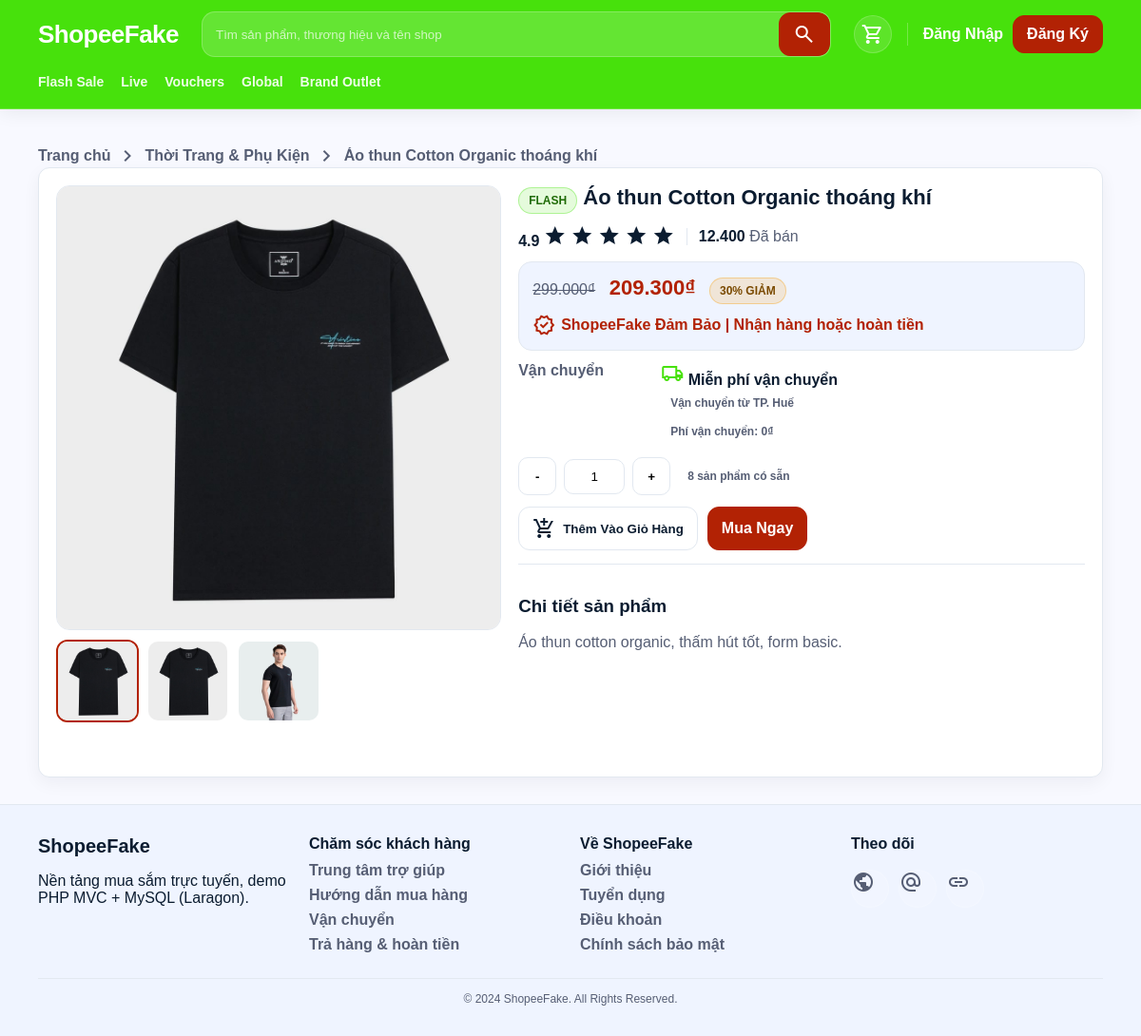
Page /product/show?id=1 on the committed database.
### tables this page shows
CREATE TABLE IF NOT EXISTS `products` (
  `id` int NOT NULL AUTO_INCREMENT,
  `category_id` int NOT NULL,
  `name` varchar(255) NOT NULL,
  `price` int NOT NULL,
  `old_price` int DEFAULT NULL,
  `discount_percent` int NOT NULL DEFAULT '0',
  `stock` int NOT NULL DEFAULT '0',
  `sold_count` int NOT NULL DEFAULT '0',
  `city` varchar(120) NOT NULL DEFAULT 'TP. Hồ Chí Minh',
  `description` text NOT NULL,
  `thumb_url` text NOT NULL,
  `is_flash_sale` tinyint(1) NOT NULL DEFAULT '0',
  `created_at` datetime NOT NULL,
  PRIMARY KEY (`id`),
  KEY `category_id` (`category_id`),
  CONSTRAINT `products_ibfk_1` FOREIGN KEY (`category_id`) REFERENCES `categories` (`id`) ON DELETE RESTRICT ON UPDATE CASCADE
);

CREATE TABLE IF NOT EXISTS `categories` (
  `id` int NOT NULL AUTO_INCREMENT,
  `name` varchar(120) NOT NULL,
  `icon` varchar(64) DEFAULT NULL,
  PRIMARY KEY (`id`)
);

CREATE TABLE IF NOT EXISTS `product_images` (
  `id` int NOT NULL AUTO_INCREMENT,
  `product_id` int NOT NULL,
  `image_url` text NOT NULL,
  `sort_order` int NOT NULL DEFAULT '0',
  PRIMARY KEY (`id`),
  KEY `product_id` (`product_id`),
  CONSTRAINT `product_images_ibfk_1` FOREIGN KEY (`product_id`) REFERENCES `products` (`id`) ON DELETE CASCADE ON UPDATE CASCADE
);

### app/controllers/ProductController.php (called while the page is built, shortened)
<?php
require_once __DIR__ . '/../models/ProductModel.php';
class ProductController {
  public function show() {
    $id = (int)($_GET['id'] ?? 0);
    $model = new ProductModel($this->pdo);
    $product = $model->find($id);
    $gallery = $model->gallery($id);
    require __DIR__ . '/../views/product/show.php';
  }
}

### index.php (called while the page is built, shortened)
<?php
require_once __DIR__ . '/app/config/database.php';
require_once __DIR__ . '/app/core/helpers.php';
$requestPath = parse_url($_SERVER['REQUEST_URI'] ?? '/', PHP_URL_PATH) ?? '/';
$routePath = trim($requestPath, '/');
$parts = array_values(array_filter(explode('/', $routePath), static fn($part) => $part !== ''));
$controller = $parts[0] ?? 'default';
$action = isset($parts[1]) ? route_action($parts[1]) : ($controller === 'default' ? 'home' : 'index');
$obj = new $controllerClass($pdo);
$obj->$action();

### app/models/ProductModel.php (called while the page is built, shortened)
<?php
class ProductModel {
  public function find(int $id): ?array {
    $st = $this->pdo->prepare("
      SELECT p.*, c.name AS category_name
      FROM products p
      JOIN categories c ON c.id = p.category_id
      WHERE p.id = ?
    ");
    $st->execute([$id]);
    $row = $st->fetch();
    return $row ?: null;
  }
  public function gallery(int $productId): array {
    $st = $this->pdo->prepare("SELECT * FROM product_images WHERE product_id=? ORDER BY sort_order ASC, id ASC");
    $st->execute([$productId]);
    return $st->fetchAll();
  }
}

### app/core/helpers.php (called while the page is built, shortened)
<?php
function base_url(string $path = ''): string {
    $scriptName = $_SERVER['SCRIPT_NAME'] ?? '/index.php';
    $base = str_replace('/index.php', '', $scriptName);
    $base = rtrim($base, '/');
    if ($path === '') {
        return $base !== '' ? $base : '/';
    }
    return ($base !== '' ? $base : '') . '/' . ltrim($path, '/');
}
function route_slug(string $value): string {
    $value = preg_replace('/([a-z])([A-Z])/', '$1-$2', $value);
    return strtolower(str_replace('_', '-', $value));
}
function url(string $controller = 'default', string $action = 'home', array $params = [], string $fragment = ''): string {
    $controller = route_slug($controller);
    $action = route_slug($action);
    if ($controller === 'default' && $action === 'home') {
        $path = base_url();
    } else {
        $path = base_url($controller . '/' . $action);
    }
    $query = http_build_query(array_filter($params, static fn($value) => $value !== null && $value !== ''), '', '&', PHP_QUERY_RFC3986);
    return $path . ($query ? '?' . $query : '') . ($fragment ? '#' . ltrim($fragment, '#') : '');
}
function e(string $s): string {
    return htmlspecialchars($s, ENT_QUOTES, 'UTF-8');
}

### app/views/product/show.php (the view, shortened to what this page needs)
<?php require __DIR__ . '/../shares/header.php'; ?>
<section class="container pt-32" data-api-product-detail="<?= (int)$product['id'] ?>">
  <nav class="breadcrumb">
    <a href="<?= e(url()) ?>">Trang chủ</a>
    <span class="material-symbols-outlined">chevron_right</span>
    <a href="<?= e(url('default', 'search', ['category_id' => (int)$product['category_id']])) ?>"><?= htmlspecialchars($product['category_name']) ?></a>
    <span class="material-symbols-outlined">chevron_right</span>
    <span class="truncate" data-api-detail-breadcrumb><?= htmlspecialchars($product['name']) ?></span>
  </nav>
  <div class="card product-hero">
    <div class="gallery">
      <div class="mainimg">
        <img id="mainProductImage" data-api-detail-image src="<?= htmlspecialchars($product['thumb_url']) ?>" alt="<?= htmlspecialchars($product['name']) ?>">
      </div>
      <div class="thumbs">
        <button class="thumb active" type="button" data-src="<?= htmlspecialchars($product['thumb_url']) ?>">
          <img src="<?= htmlspecialchars($product['thumb_url']) ?>" alt="thumb">
        </button>
        <?php foreach ($gallery as $img): ?>
          <button class="thumb" type="button" data-src="<?= htmlspecialchars($img['image_url']) ?>">
            <img src="<?= htmlspecialchars($img['image_url']) ?>" alt="thumb">
          </button>
        <?php endforeach; ?>
      </div>
      <div class="gallery-actions">
        <button class="link-btn" type="button"><span class="material-symbols-outlined">share</span> Chia sẻ</button>
        <button class="link-btn" type="button"><span class="material-symbols-outlined filled">favorite</span> Đã thích</button>
      </div>
    </div>
    <div class="info">
      <h1 class="pdetail-title" data-api-detail-title>
        <?php if ((int)$product['is_flash_sale'] === 1): ?>
          <span class="pill pill-green">FLASH</span>
        <?php endif; ?>
        <?= htmlspecialchars($product['name']) ?>
      </h1>
      <div class="meta">
        <div class="stars">
          <b>4.9</b>
          <span class="material-symbols-outlined filled">star</span>
          <span class="material-symbols-outlined filled">star</span>
          <span class="material-symbols-outlined filled">star</span>
          <span class="material-symbols-outlined filled">star</span>
          <span class="material-symbols-outlined filled">star</span>
        </div>
        <div><b><?= number_format((int)$product['sold_count'], 0, ',', '.') ?></b> <span class="muted">Đã bán</span></div>
      </div>
      <div class="pricebox">
        <?php if (!empty($product['old_price'])): ?>
          <span class="old"><?= number_format((int)$product['old_price'], 0, ',', '.') ?>₫</span>
        <?php endif; ?>
        <span class="now"><?= number_format((int)$product['price'], 0, ',', '.') ?>₫</span>
        <?php if ((int)$product['discount_percent'] > 0): ?>
          <span class="pill pill-warn"><?= (int)$product['discount_percent'] ?>% GIẢM</span>
        <?php endif; ?>
        <div class="assure">
          <span class="material-symbols-outlined">verified</span> ShopeeFake Đảm Bảo | Nhận hàng hoặc hoàn tiền
        </div>
      </div>
      <div class="ship">
        <div class="ship-label">Vận chuyển</div>
        <div class="ship-content">
          <div><span class="material-symbols-outlined ok">local_shipping</span> <b>Miễn phí vận chuyển</b></div>
          <div class="muted small">Vận chuyển từ <b><?= htmlspecialchars($product['city']) ?></b></div>
          <div class="muted small">Phí vận chuyển: <b>0₫</b></div>
        </div>
      </div>
      <form class="buybox" method="POST" action="<?= e(url('cart', 'add')) ?>" data-api-add-cart>
        <div class="qty">
          <button class="qtybtn" type="button" data-qty="-1">-</button>
          <input id="qtyInput" name="qty" value="1" />
          <button class="qtybtn" type="button" data-qty="1">+</button>
          <span class="muted small"><?= (int)$product['stock'] ?> sản phẩm có sẵn</span>
        </div>
        <div class="buyactions">
          <button class="btn" type="submit">
            <span class="material-symbols-outlined">add_shopping_cart</span>
            Thêm Vào Giỏ Hàng
          </button>
          <a class="btn btn-primary" href="<?= e(url('cart', 'index')) ?>">Mua Ngay</a>
        </div>
      </form>
      <div class="desc card-inner">
        <h3>Chi tiết sản phẩm</h3>
        <p class="muted"><?= nl2br(htmlspecialchars($product['description'])) ?></p>
      </div>
    </div>
  </div>
</section>
<?php require __DIR__ . '/../shares/footer.php'; ?>

### public/assets/styles.css (style rules this page uses)
:root { --primary:#b22204; --green:#47E10C; --bg:#f8f9ff; --text:#0b1c30; --muted:#565e74; --card:#ffffff; --border:#E2E8F0; --warn:#F59E0B; --danger:#ba1a1a; --radius:12px; --shadow: 0 10px 30px rgba(15,23,42,.08); }
* { box-sizing:border-box }
html,body { margin:0;padding:0;font-family:sans-serif;color:var(--text);background:var(--bg) }
button,input,select,textarea { font-family:sans-serif }
a { color:inherit;text-decoration:none }
img { max-width:100%;display:block }
.truncate { max-width:420px;white-space:nowrap;overflow:hidden;text-overflow:ellipsis }
.container { max-width:1280px;margin:0 auto;padding:0 40px }
.btn { display:inline-flex;align-items:center;justify-content:center;gap:8px;border:1px solid var(--border);background:white;color:var(--text); padding:10px 14px;border-radius:12px;font-weight:800;cursor:pointer;transition:.2s }
.btn-primary { background:var(--primary);border-color:var(--primary);color:white }
.small { padding:8px 10px;border-radius:10px;font-weight:700 }
.link-btn { background:transparent;border:none;color:white;font-weight:800;cursor:pointer }
.card { background:var(--card);border:1px solid var(--border);border-radius:var(--radius);box-shadow:0 6px 18px rgba(15,23,42,.05);padding:18px }
.card-inner { border-top:1px solid var(--border);padding-top:14px;margin-top:14px }
.pt-32 { padding-top:32px }
.muted { color:var(--muted) }
.small { font-size:12px }
.pill { display:inline-flex;align-items:center;background:var(--primary);color:white;padding:6px 10px;border-radius:999px;font-weight:900;font-size:12px }
.pill-green { background:rgba(71,225,12,.14);color:#1f6b07;border:1px solid rgba(71,225,12,.35) }
.pill-warn { background:rgba(245,158,11,.16);color:#7a4a00;border:1px solid rgba(245,158,11,.35) }
.material-symbols-outlined.filled { font-variation-settings:'FILL' 1 }
.breadcrumb { display:flex;align-items:center;gap:6px;color:var(--muted);font-weight:700 }
.product-hero { display:grid;grid-template-columns:1.1fr 1.4fr;gap:18px }
.gallery .mainimg { border-radius:14px;overflow:hidden;border:1px solid var(--border);aspect-ratio:1/1;background:#fff }
.gallery .mainimg img { width:100%;height:100%;object-fit:cover;transition:.2s }
.thumbs { display:grid;grid-template-columns:repeat(5,1fr);gap:8px;margin-top:10px }
.thumb { border:2px solid transparent;border-radius:12px;overflow:hidden;background:white;cursor:pointer;transition:.2s;padding:0 }
.thumb.active { border-color:var(--primary) }
.thumb img { width:100%;height:100%;object-fit:cover;aspect-ratio:1/1 }
.gallery-actions { display:flex;align-items:center;justify-content:center;gap:12px;margin-top:10px;color:var(--muted) }
.pdetail-title { margin:0;font-size:22px;font-weight:900 }
.meta { display:flex;align-items:center;gap:12px;margin-top:10px }
.pricebox { margin-top:12px;background:#eff4ff;border:1px solid var(--border);border-radius:14px;padding:14px }
.pricebox .old { text-decoration:line-through;color:var(--muted);margin-right:10px }
.pricebox .now { font-size:22px;color:var(--primary);font-weight:900;margin-right:10px }
.assure { margin-top:10px;color:var(--primary);font-weight:800;display:flex;gap:6px;align-items:center }
.ship { display:grid;grid-template-columns:140px 1fr;gap:10px;margin-top:12px }
.ship-label { color:var(--muted);font-weight:800 }
.ok { color:var(--green) }
.buybox { margin-top:12px }
.qty { display:flex;align-items:center;gap:8px }
.qty input { width:64px;text-align:center;border:1px solid var(--border);border-radius:10px;padding:10px }
.qtybtn { border:1px solid var(--border);background:white;border-radius:10px;width:40px;height:40px;cursor:pointer;transition:.2s;font-weight:900 }
.buyactions { display:flex;gap:10px;margin-top:12px }

### rows in the picture
products: category.name "Thời Trang & Phụ Kiện", name "Áo thun Cotton Organic thoáng khí", thumb_url (picture), sold_count "12.400", old_price "299.000", price "209.300", discount_percent "30", city "TP. Huế", stock "8", description "Áo thun cotton organic, thấm hút tốt, form basic."
product_images: image_url (picture)
product_images: image_url (picture)
